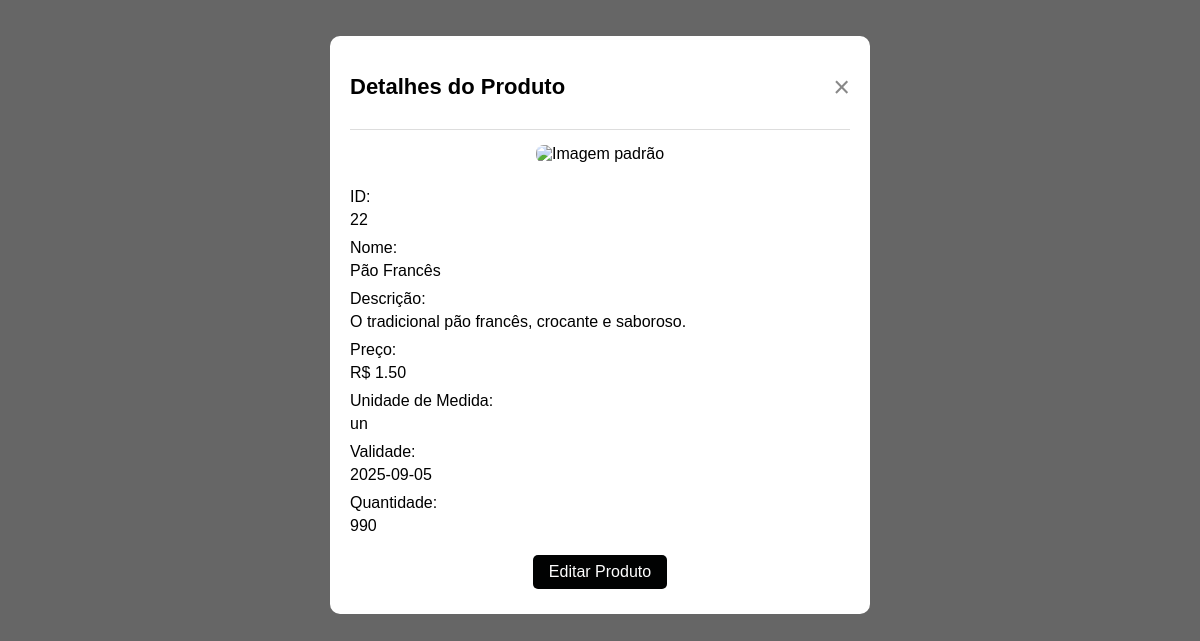
The page /php/modals/modal_produto.php?id=22 on the database its author committed.
### tables this page shows
CREATE TABLE `produto` (
  `id_produto` int(11) NOT NULL,
  `id_fornecedor` int(11) NOT NULL,
  `nome_produto` varchar(80) DEFAULT NULL,
  `descricao` varchar(150) DEFAULT NULL,
  `preco` decimal(10,2) DEFAULT NULL,
  `unmedida` char(10) DEFAULT NULL,
  `validade` date DEFAULT NULL,
  `imagem_produto` longblob DEFAULT NULL,
  `quantidade_produto` varchar(255) DEFAULT NULL
);

### php/funcoes.php (called while the page is built, shortened)
<?php
require_once 'conexao.php';
?>
<?php
function buscarProdutoPorId($id_produto) {
    global $pdo;
    try {
        $sql = "SELECT * FROM produto WHERE id_produto = :id";
        $stmt = $pdo->prepare($sql);
        $stmt->bindParam(':id', $id_produto, PDO::PARAM_INT);
        $stmt->execute();
        return $stmt->fetch(PDO::FETCH_ASSOC);
    } catch (PDOException $e) {
        error_log("Erro ao buscar produto: " . $e->getMessage());
        return null;
    }
}
?>

### php/modals/modal_produto.php (the view, shortened to what this page needs)
<?php
require_once __DIR__ . '/../funcoes.php';
$id_produto = isset($_GET['id']) ? intval($_GET['id']) : 0;
$produto = null;
if($id_produto > 0){
    $produto = buscarProdutoPorId($id_produto);
}
?>
<?php if($produto): ?>
<div class="modal-editar">
    <div class="modal-editar__container">
        <div class="modal-editar__header">
            <h2 class="modal-editar__titulo">Detalhes do Produto</h2>
            <span class="modal-editar__fechar">&times;</span>
        </div>
        <div class="formulario">
            <div class="container-foto">
                <?php if(!empty($produto['imagem_produto'])): ?>
                    <img
                         alt="<?= htmlspecialchars($produto['nome_produto']); ?>"
                         class="previsualizacao-foto">
                <?php else: ?>
                    <img src="../img/imagem_padrao.png" alt="Imagem padrão" class="previsualizacao-foto">
                <?php endif; ?>
            </div>
            <div class="grupo-formulario"><label>ID:</label><p><?= htmlspecialchars($produto['id_produto']); ?></p></div>
            <div class="grupo-formulario"><label>Nome:</label><p><?= htmlspecialchars($produto['nome_produto']); ?></p></div>
            <div class="grupo-formulario"><label>Descrição:</label><p><?= htmlspecialchars($produto['descricao'] ?? 'Não informado'); ?></p></div>
            <div class="grupo-formulario"><label>Preço:</label><p>R$ <?= htmlspecialchars($produto['preco']); ?></p></div>
            <div class="grupo-formulario"><label>Unidade de Medida:</label><p><?= htmlspecialchars($produto['unmedida']); ?></p></div>
            <div class="grupo-formulario"><label>Validade:</label><p><?= htmlspecialchars($produto['validade']); ?></p></div>
            <div class="grupo-formulario"><label>Quantidade:</label><p><?= htmlspecialchars($produto['quantidade_produto']); ?></p></div>
            <div class="acoes-formulario">
                <a href="../alteracoes/Alterar_Produto.php?id=<?= $produto['id_produto']; ?>" class="botao botao--primario">Editar Produto</a>
            </div>
        </div>
    </div>
</div>
<link rel="stylesheet" href="../css/modals.css">
<?php else: ?>
<p>Produto não encontrado.</p>
<?php endif; ?>

### css/modals.css (style rules this page uses)
.modal-editar { display: block; position: fixed; z-index: 1000; left: 0; top: 0; width: 100%; height: 100%; overflow: auto; background-color: rgba(0,0,0,0.6); }
.modal-editar__container { background-color: #fff; margin: 3% auto; padding: 20px; border-radius: 10px; width: 500px; color: #000; position: relative; text-align: left; font-family: Arial, sans-serif; }
.modal-editar__header { display: flex; justify-content: space-between; align-items: center; border-bottom: 1px solid #ddd; padding-bottom: 10px; margin-bottom: 15px; }
.modal-editar__titulo { color: black; font-size: 22px; text-align: center; }
.modal-editar__fechar { color: #888; font-size: 1.8rem; cursor: pointer; transition: color 0.2s ease; }
.container-foto { text-align: center; margin-bottom: 15px; }
.previsualizacao-foto { max-width: 100%; max-height: 250px; border-radius: 8px; object-fit: contain; margin-bottom: 10px; }
.grupo-formulario { margin: 10px 0; }
.grupo-formulario p { margin: 5px 0 0 0; }
.acoes-formulario { text-align: center; margin-top: 15px; }
.botao { padding: 8px 16px; border: none; border-radius: 5px; cursor: pointer; text-decoration: none; display: inline-block; margin: 5px; }
.botao--primario { background-color: rgb(1, 2, 2); color: white; }

### rows shown on the page
produto: id_produto "22", nome_produto "Pão Francês", descricao "O tradicional pão francês, crocante e saboroso.", preco "1.50", unmedida "un", validade "2025-09-05", quantidade_produto "990"
